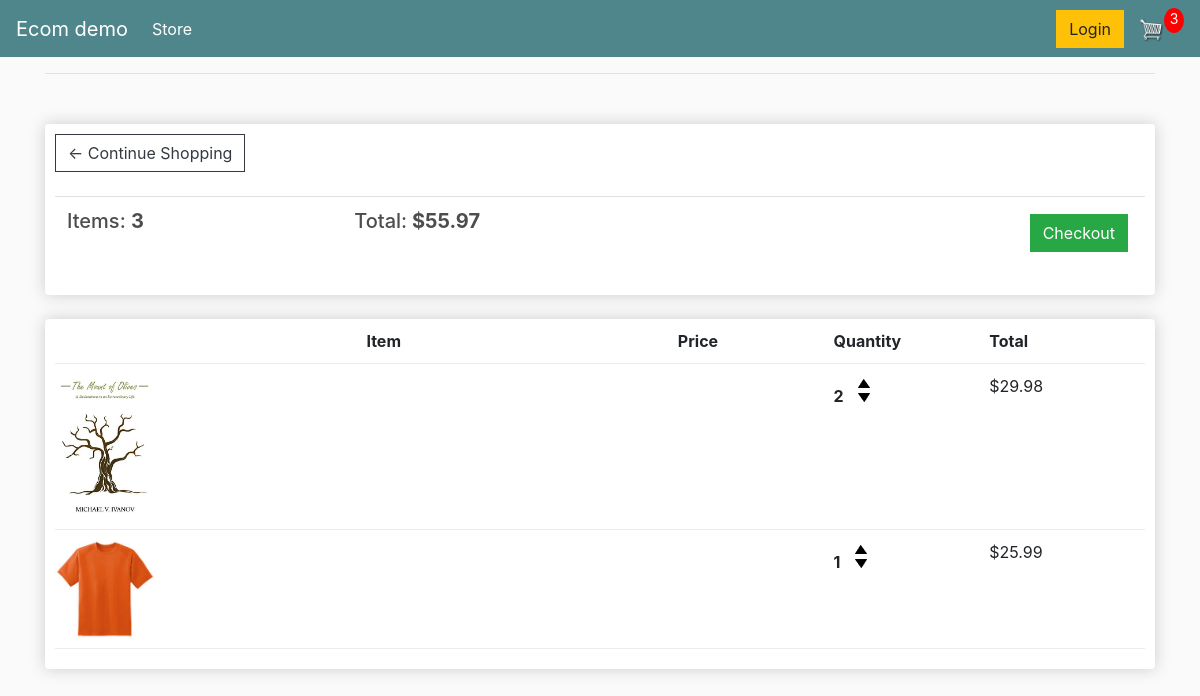
/cart/ (signed in), run on an earlier commit of the app's database.
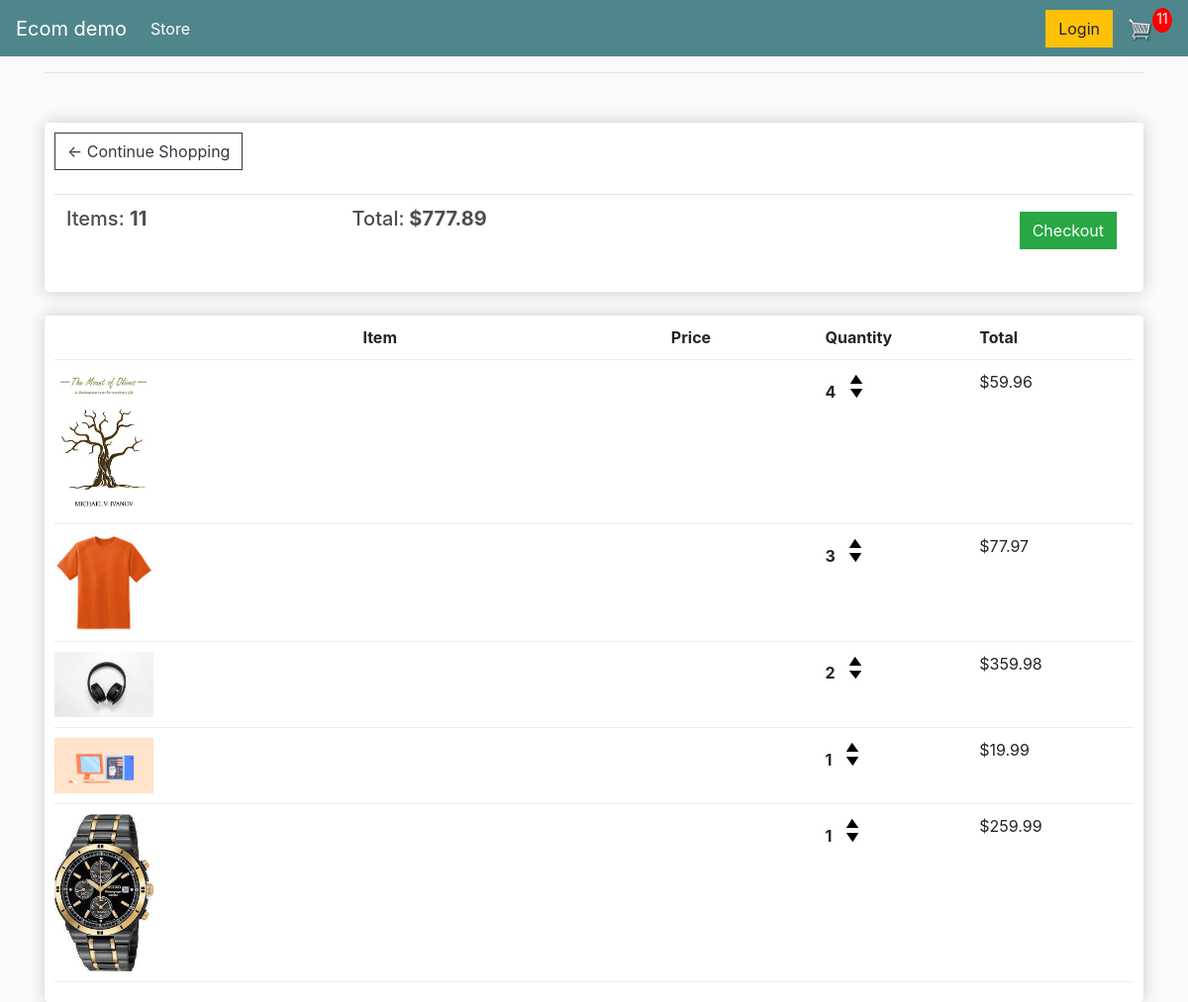
And on a later commit of the database.
### store/models.py (models this page shows, shortened)
class Order(models.Model):
    customer = models.ForeignKey(Customer, on_delete = models.SET_NULL, blank = True, null = True)
    date_orderd = models.DateTimeField(auto_now_add= True)
    complete = models.BooleanField(default = False, null = True, blank = False)
    transaction_id = models.CharField(max_length=200, null = True)
    @property
    def get_cart_total(self):
        orderitems = self.orderitem_set.all()
        total = sum([item.get_total for item in orderitems])
        return total
    @property
    def get_cart_items(self):
        orderitems = self.orderitem_set.all()
        total = sum([item.quantity for item in orderitems])
        return total

class OrderItem(models.Model):
    product = models.ForeignKey(Product, on_delete = models.SET_NULL, blank = True, null = True)
    order = models.ForeignKey(Order, on_delete = models.SET_NULL, blank = True, null = True)
    quantity = models.IntegerField(default = 0, null = True, blank = True)
    date_added = models.DateTimeField(auto_now_add= True)
    @property
    def get_total(self):
        total = self.product.price * self.quantity
        return total

class Product(models.Model):
    name = models.CharField(max_length=200, null = True)
    price = models.FloatField()
    digital = models.BooleanField(default = False, null = True, blank = False)
    image = models.ImageField(null= True, blank = True)
    @property
    def imageURL(self):
        try:
            url = self.image.url
        except:
            url = ''
        return url

### store/views.py (the view)
# urls.py: path('cart/', views.cart, name="cart"),
def cart(request):
	if request.user.is_authenticated:
		customer = request.user.customer
		order, created = Order.objects.get_or_create(customer=customer, complete=False)
		items = order.orderitem_set.all()
		cartItems = order.get_cart_items
	else:
		items = []
		order = {'get_cart_total':0, 'get_cart_items':0, 'shipping':False}
		cartItems = order['get_cart_items']
	context = {'items':items, 'order':order, 'cartItems':cartItems}
	return render(request, 'store/cart.html', context)

### store/templates/store/cart.html
{% extends 'store/main.html' %}
{% load static %}
{% block content %}
	<div class="row">
		<div class="col-lg-12">
			<div class="box-element">
				<a  class="btn btn-outline-dark" href="{% url 'store' %}">&#x2190; Continue Shopping</a>
				<br>
				<br>
				<table class="table">
					<tr>
						<th><h5>Items: <strong>{{order.get_cart_items}}</strong></h5></th>
						<th><h5>Total:<strong> ${{order.get_cart_total|floatformat:2}}</strong></h5></th>
						<th>
							<a  style="float:right; margin:5px;" class="btn btn-success" href="{% url 'checkout' %}">Checkout</a>
						</th>
					</tr>
				</table>
			</div>
			<br>
			<div class="box-element">
				<div class="cart-row">
					<div style="flex:2"></div>
					<div style="flex:2"><strong>Item</strong></div>
					<div style="flex:1"><strong>Price</strong></div>
					<div style="flex:1"><strong>Quantity</strong></div>
					<div style="flex:1"><strong>Total</strong></div>
				</div>
				{% for item in items %}
                <div class="cart-row">
					<div style="flex:2"><img class="row-image" src="{{item.product.imageURL}}"></div>
					<div style="flex:2"><p>{{items.product.name}}</p></div>
					<div style="flex:1"><p>{{item.product.name|floatformat:2}}</p></div>
					<div style="flex:1">
						<p class="quantity">{{item.quantity}}</p>
						<div class="quantity">
							<img data-product = {{item.product.id}} data-action = "add" class="chg-quantity update-cart" src="{% static  'images/arrow-up.png' %}">
							<img data-product = {{item.product.id}} data-action = "remove" class="chg-quantity update-cart" src="{% static  'images/arrow-down.png' %}">
						</div>
					</div>
					<div style="flex:1">${{item.get_total}}</div>
				</div>
                {% endfor %}
			</div>
		</div>
	</div>
{% endblock content %}

### store/templates/store/main.html (shortened to what this page needs)
<!DOCTYPE html>
{% load static %}
<html>
<head>
	<link rel="stylesheet" href="https://stackpath.bootstrapcdn.com/bootstrap/4.4.1/css/bootstrap.min.css">
	<link rel="stylesheet" type="text/css" href="{% static 'css/main.css' %}">
</head>
<body>
    <nav class="navbar navbar-expand-lg navbar-dark bg-dark">
        <a class="navbar-brand" href="{% url 'store' %}">Ecom demo</a>
        <div class="collapse navbar-collapse" id="navbarSupportedContent">
          <ul class="navbar-nav mr-auto">
            <li class="nav-item active">
              <a class="nav-link" href="{% url 'store' %}">Store <span class="sr-only">(current)</span></a>
            </li>
          </ul>
          <div class="form-inline my-2 my-lg-0">
               <a href="#"class="btn btn-warning">Login</a>
               <a href="{% url 'cart' %}">
                  <img  id="cart-icon" src="{% static 'images/cart.png' %}">
              </a>
              <p id="cart-total">{{cartItems}}</p>
          </div>
        </div>
      </nav>
    <div class = "container">
        <hr>
        <br>
        {% block content %}
        {% endblock content %}
    </div>
</body>
</html>

### static/css/main.css (style rules this page uses)
body { background-color: hsl(0, 0%, 98%); }
h1,h2,h3,h4,h5,h6 { color:hsl(0, 0%, 30%); }
.box-element { box-shadow:hsl(0, 0%, 80%) 0 0 16px; background-color: #fff; border-radius: 4px; padding: 10px; }
.bg-dark { background-color: #4f868c!important; }
#cart-icon { width:25px; display: inline-block; margin-left: 15px; }
#cart-total { display: block; text-align: center; color:#fff; background-color: red; width: 20px; height: 25px; border-radius: 50%; font-size: 14px; }
.col-lg-4, .col-lg-6, .col-lg-8, .col-lg-12 { margin-top: 10px; }
.btn { border-radius: 0; }
.row-image { width: 100px; }
.cart-row { display: flex; align-items: flex-stretch; padding-bottom: 10px; margin-bottom: 10px; border-bottom: 1px solid #ececec; }
.quantity { display: inline-block; font-weight: 700; padding-right:10px; }
.chg-quantity { width: 12px; cursor: pointer; display: block; margin-top: 5px; transition:.1s; }

What changed in the data, as far as the page shows it:
changed through a linked row, Order: get_cart_items "3" → "11"; get_cart_total "55.97" → "777.89"
changed OrderItem (number 1 of 5 on the later page): quantity "2" → "4"; get_total "29.98" → "59.96"
changed OrderItem (number 2 of 5 on the later page): quantity "1" → "3"; get_total "25.99" → "77.97"
added OrderItem: product.imageURL (picture), quantity "2", get_total "359.98"
added OrderItem: product.imageURL (picture), quantity "1", get_total "19.99"
added OrderItem: product.imageURL (picture), quantity "1", get_total "259.99"
Also different on the page:
{{ cartItems }}: "3" → "11"
